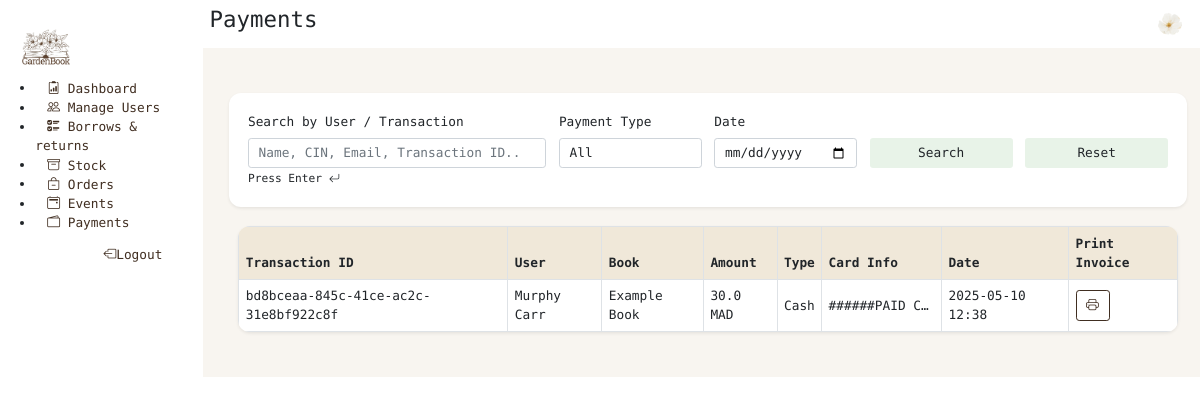
The app's page /manage-payment (signed in) with its own data.
### theApp/models.py (models this page shows, shortened)
class Person(AbstractUser):
    cin = models.CharField(max_length=20, unique=True, default="")
    profile_pic = models.ImageField(upload_to='profile_pics/', null=True, blank=True)
    first_name = models.CharField(max_length=50)
    last_name = models.CharField(max_length=50)
    role = models.CharField(max_length=20,choices=RoleName.choices, default=RoleName.READER)
    dob = models.DateField(null=True, blank=True)
    phone = models.CharField(max_length=15, null=True, blank=True)
    status = models.CharField(max_length=20, choices=MembershipStatus.choices, default=MembershipStatus.ACTIVE)
    address = models.CharField(max_length=255, null=True, blank=True)
    city = models.CharField(max_length=100, null=True, blank=True)
    postal_code = models.CharField(max_length=20, null=True, blank=True)
    country = models.CharField(max_length=100, null=True, blank=True)
    bio = models.CharField(max_length=300, null=True, blank=True)
    class Meta:
        ordering = ['-date_joined']

class Payment(models.Model):
    transaction_Id = models.CharField(max_length=70, unique=True)
    person = models.ForeignKey(Person, on_delete=models.CASCADE)
    borrow = models.ForeignKey(Borrow, on_delete=models.CASCADE)
    type_payment = models.CharField(max_length=20, choices=PaymentType.choices, default="")
    amount = models.FloatField(default=0.0)
    card_info = models.CharField(max_length=150, default="")
    transaction_date = models.DateTimeField(auto_now_add=True)

class Borrow(models.Model):
    borrower = models.ForeignKey(Person, on_delete=models.CASCADE)
    book = models.ForeignKey(Book, on_delete=models.CASCADE)
    borrow_date = models.DateField(auto_now_add=True)
    due_date = models.DateField(default=date.today() + timedelta(days=15))
    return_date = models.DateField(null=True, blank=True)
    fine = models.DecimalField(max_digits=5, decimal_places=2, null=True, blank=True)# the fine should be updated every day
    is_fine_paid = models.BooleanField(default=False)
    returned = models.BooleanField(default=False)

class Book(models.Model):
    ISBN = models.CharField(max_length=13, unique=True)
    cover = models.ImageField(upload_to='book_covers/', null=True, blank=True, default="book_covers/default_cover.webp") # 'ImageField' handels image uploads
    title = models.CharField(max_length=255,default="")
    author = models.CharField(max_length=255,default="")
    edition = models.CharField(max_length=255,default="")
    availability = models.CharField(max_length=30,choices=Availability.choices, default=Availability.AVAILABLE)
    publication_year = models.IntegerField(default=0)
    nbPage = models.IntegerField(default="")
    lang = models.CharField(max_length=244,default="")
    genres = models.ManyToManyField(Genre)
    keywords = models.CharField(max_length=244,default="")
    description = models.CharField(max_length=244,default="")
    audience = models.CharField(max_length=20, choices=AudienceType.choices, default="")
    review = models.IntegerField(default=0, validators=[
            MinValueValidator(0),
            MaxValueValidator(10)
        ])
    nb_borrows = models.IntegerField(default=0)
    date_creation = models.DateField(default=timezone.now)
    is_reserved = models.BooleanField(default=False)

### theApp/views.py (the view, shortened to what this page needs)
# urls.py: path('manage-payment', views.payment_staff, name='manage-payment'),
def payment_staff(request):
  payments = Payment.objects.select_related('person', 'borrow', 'borrow__book')
  query = request.GET.get("q", "")
  type_payment = request.GET.get("type_payment", "")
  date_filter = request.GET.get("date", "")
  if type_payment:
    payments = payments.filter(type_payment__iexact=type_payment)
  if date_filter:
    try:
      selected_date = datetime.strptime(date_filter, "%Y-%m-%d").date()
      payments = payments.filter(transaction_date__date=selected_date)
    except ValueError:
      pass  # Ignore invalid date
  context = {
    "payments": payments.order_by("-transaction_date"),
  }
  return render(request, "manage_payment.html", context)

### templates/manage_payment.html (shortened to what this page needs)
{% extends 'baseLibrarian.html' %}
{% load static %}
{% block page %}Payments{% endblock %} {% block content%}
<div class="py-5 bg-light-brown">
  <div class="container-fluid row m-2">
    <form method="GET" class="bg-white shadow-sm rounded-20 p-4 mb-4">
      <div class="row g-3 align-items-end">
        <div class="col-md-4">
          <label for="q" class="form-label">Search by User / Transaction</label>
          <input type="search" name="q" class="form-control" placeholder="Name, CIN, Email, Transaction ID..." />
        </div>
        <div class="col-md-2">
          <label for="type_payment" class="form-label">Payment Type</label>
          <select name="type_payment" id="type_payment" class="form-control">
            <option value="">All</option>
          </select>
        </div>
        <div class="col-md-2">
          <label for="date" class="form-label">Date</label>
          <input type="date" name="date" id="date" class="form-control" />
        </div>
        <div class="col-md-2">
          <button class="btn btn-green w-100" type="submit">Search</button>
        </div>
        <div class="col-md-2">
          <a href="{% url 'manage-payment' %}" class="btn btn-green w-100">Reset</a>
        </div>
      </div>
      <small>Press Enter <i class="bi bi-arrow-return-left"></i></small>
    </form>
    <div class="col">
      <div class="overflow-hidden shadow-sm p-0 rounded-20">
        <table class="table table-bordered table-hover align-middle m-0">
          <thead class="bg-brown-second">
            <tr>
              <th>Transaction ID</th>
              <th>User</th>
              <th>Book</th>
              <th>Amount</th>
              <th>Type</th>
              <th>Card Info</th>
              <th>Date</th>
              <th>Print Invoice</th>
            </tr>
          </thead>
          <tbody class="bg-white">
            {% for payment in payments %}
            <tr>
              <td>{{ payment.transaction_Id }}</td>
              <td>
                {{ payment.person.first_name }} {{ payment.person.last_name }}
              </td>
              <td>{{ payment.borrow.book.title }}</td>
              <td>{{ payment.amount }} MAD</td>
              <td>{{ payment.type_payment }}</td>
              <td class="text-truncate" style="max-width: 150px">
              </td>
              <td>{{ payment.transaction_date|date:"Y-m-d H:i" }}</td>
              <td>
                <a href="{% url 'generate_invoice' payment.id %}" class="btn btn-outline-brown"><i class="bi bi-printer"></i></a>
              </td>
            </tr>
            {% empty %}
            <tr>
              <td colspan="8" class="text-center text-muted">
                No payments found.
              </td>
            </tr>
            {% endfor %}
          </tbody>
        </table>
      </div>
    </div>
  </div>
</div>
{% endblock %}

### templates/baseLibrarian.html (shortened to what this page needs)
{% load static %}
<!DOCTYPE html>
<html lang="en">
<head>
  <link href="{% static 'assets/dist/css/bootstrap.min.css' %}" rel="stylesheet">
  <link rel="stylesheet" href="{% static 'css/base.css' %}">
</head>
<body class="row">
  <header class="col-md-2 p-4">
    <a href="{% url 'dashboard' %}" class="d-flex align-items-center mb-2 mb-lg-0 text-brown text-decoration-none">
      <img src="{% static 'assets/brand/_logo-nobg.png' %}" class="bi me-2" width="60" height="60" role="img"
        aria-label="GardenBook">
    </a>
    <div>
      <ul>
        <li>
          <a href="{% url 'dashboard' %}">
            <i class="bi bi-clipboard2-data"></i>
            Dashboard
          </a>
        </li>
        <li>
          <a href="{% url 'manage-users' %}">
            <i class="bi bi-people"></i>
            Manage Users
          </a>
        </li>
        <li>
          <a href="{% url 'borrows-returns' %}">
            <i class="bi bi-ui-checks"></i>
            Borrows & returns
          </a>
        </li>
        <li>
          <a href="{% url 'stock' %}">
            <i class="bi bi-archive"></i>
            Stock
          </a>
        </li>
        <li>
          <a href="{% url 'orders' %}">
            <i class="bi bi-bag-dash"></i>
            Orders
          </a>
        </li>
        <li>
          <a href="{% url 'manage-event' %}">
            <i class="bi bi-calendar2-event"></i>
            Events
          </a>
        </li>
        <li>
          <a href="{% url 'manage-payment' %}">
            <i class="bi bi-wallet2"></i>
            Payments
          </a>
        </li>
      </ul>
    </div>
    <div class="text-end">
      <a href="{% url 'logout' %}" class=""><i class="bi bi-box-arrow-left"></i>Logout</a>
    </div>
  </header>
  <main class="col">
    <div class="p-2 row">
      <div class="col-6">
        <h3>{% block page%} Current page name {% endblock page %}</h3>
      </div>
      <div class="col-6 d-flex justify-content-end">
        <a href="{% url 'dashboard' %}">
          <img src="{{ request.user.profile_pic.url }}" alt="Profile" class="rounded-circle" style="height: 30px; width: 30px;">
        </a>
      </div>
    </div>
    <div>
      {% block content %}
      {% endblock content %}
    </div>
  </main>
</body>
</html>

### static/css/base.css (style rules this page uses)
body { font-family: "Geist Mono", sans-serif; min-height: 100vh; zoom: 0.8; }
.bg-green, .btn-green { background: #e8f3e8 !important; }
.bg-light-brown { background-color: #f8f5f0; }
.bg-brown-second { background: #f0e8d9; }
.text-brown { color: #402e21; }
a { text-decoration: none; padding: 7px 15px; }
header a { color: #402e21; }
.rounded-20 { border-radius: 15px; }
.btn-outline-brown { border-color: #402e21 !important; color: #402e21 !important; }

### records on screen
Person: user.profile_pic (picture)
Payment: transaction_Id "bd8bceaa-845c-41ce-ac2c-31e8bf922c8f", person.first_name "Murphy", person.last_name "Carr", borrow.book "Example Book", amount "30.0", type_payment "Cash", transaction_date "2025-05-10 12:38"
